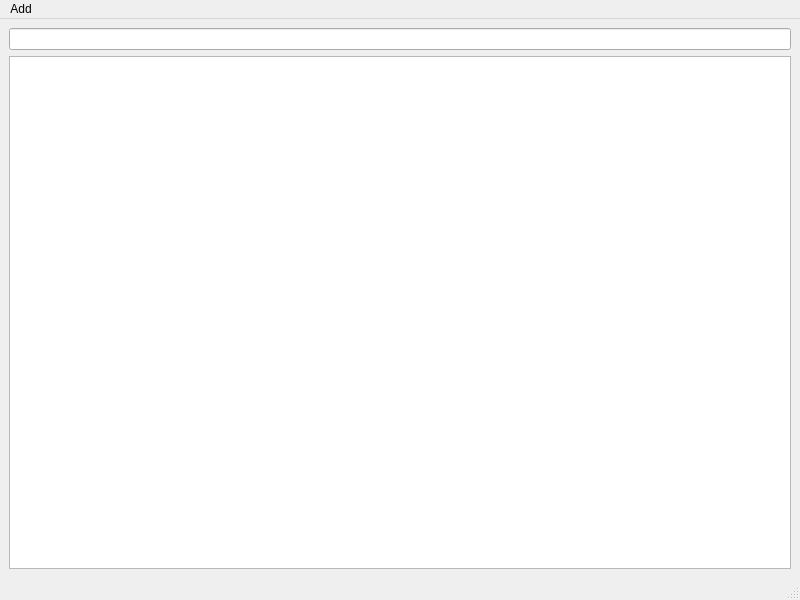
<?xml version="1.0" encoding="UTF-8"?>
<ui version="4.0">
 <class>MainWindow</class>
 <widget class="QMainWindow" name="MainWindow">
  <property name="geometry">
   <rect>
    <x>0</x>
    <y>0</y>
    <width>800</width>
    <height>600</height>
   </rect>
  </property>
  <property name="windowTitle">
   <string>RockStudio ML</string>
  </property>
  <widget class="QWidget" name="centralwidget">
   <layout class="QHBoxLayout" name="horizontalLayout">
    <item>
     <layout class="QVBoxLayout" name="verticalLayout">
      <item>
       <widget class="QLineEdit" name="lineEdit"/>
      </item>
      <item>
       <widget class="QTableView" name="tableView">
        <property name="selectionMode">
         <enum>QAbstractItemView::ContiguousSelection</enum>
        </property>
        <property name="selectionBehavior">
         <enum>QAbstractItemView::SelectRows</enum>
        </property>
        <property name="sortingEnabled">
         <bool>true</bool>
        </property>
        <attribute name="horizontalHeaderStretchLastSection">
         <bool>true</bool>
        </attribute>
       </widget>
      </item>
     </layout>
    </item>
   </layout>
  </widget>
  <widget class="QMenuBar" name="menubar">
   <property name="geometry">
    <rect>
     <x>0</x>
     <y>0</y>
     <width>800</width>
     <height>26</height>
    </rect>
   </property>
   <widget class="QMenu" name="menuAdd">
    <property name="title">
     <string>Add</string>
    </property>
    <addaction name="actionFile"/>
   </widget>
   <addaction name="menuAdd"/>
  </widget>
  <widget class="QStatusBar" name="statusbar"/>
  <action name="actionFile">
   <property name="text">
    <string>File</string>
   </property>
  </action>
 </widget>
 <resources/>
 <connections/>
</ui>
